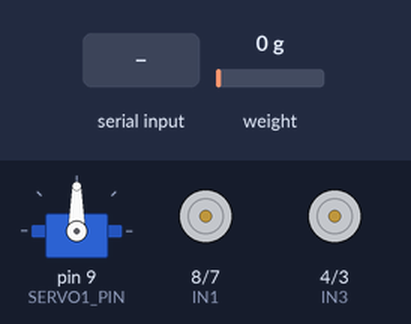
A sketch run on a simulated Arduino Uno, built with avr-gcc and run on an emulated ATmega328P. Parts: servo, motor-driver pin pairs drawn as motors (green arrow = first pin HIGH = forward, orange = second pin HIGH = backward, longer = more drive, scaled by the enable pin). The inputs (shaded band) are chosen by the test bench; at power-on: weight on the scale 0 g. What the sketch prints to the serial monitor is not drawn.

Above: at 4.2 s.
4.3 s: "X" received over Serial
At 6.44 s:
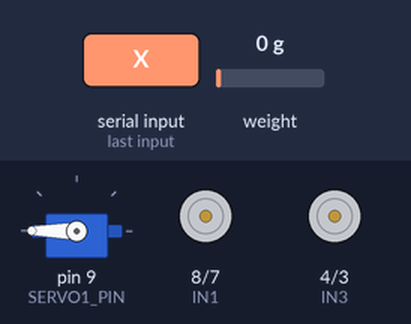
7.3 s: "F" received over Serial
At 9.2 s:
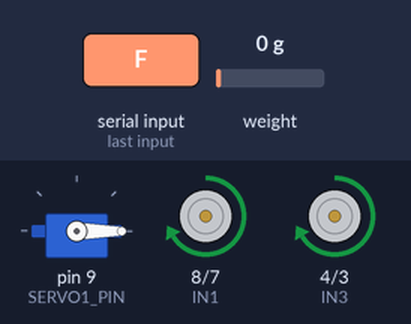
10.3 s: "B" received over Serial
At 11.5 s:
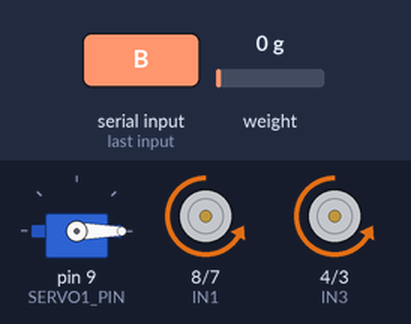
11.8 s: "L" received over Serial
At 12.8 s:
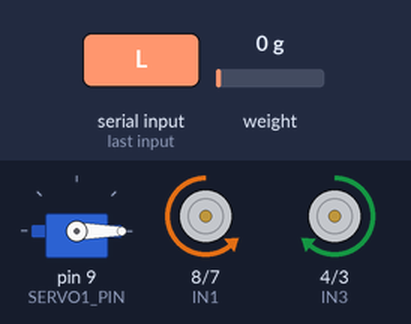
13.3 s: "R" received over Serial
At 14.0 s:
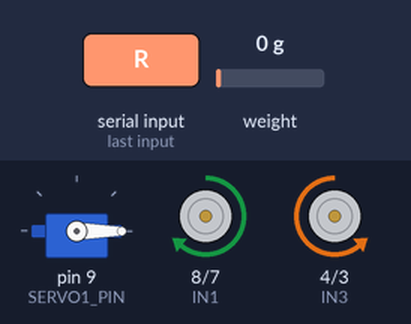
14.8 s: "S" received over Serial
At 15.2 s:
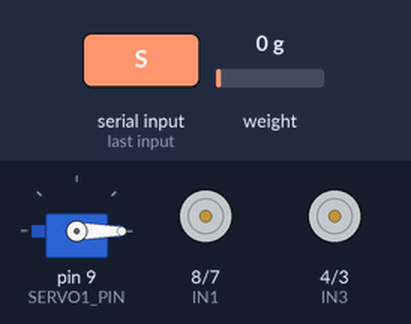
Timing chart, 0 to 17.3 s (numbered marks = the images above; inputs shaded):
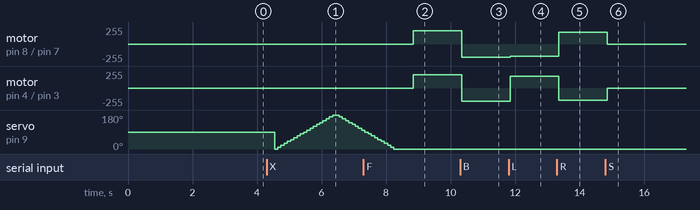

The sketch:

loadcell_servomotor.ino
```cpp
/*
    - Reads weight using HX711 load cell
    - Controls a servo motor
    - Drives two DC motors using L298N driver
    - Accepts serial commands for movement and servo control
*/

#include <Servo.h>
#include "HX711.h"

// --- HX711 Load Cell Setup ---
#define DOUT A1   // HX711 data pin
#define CLK  A0   // HX711 clock pin
HX711 scale;
float calibration_factor = -7050.0; // adjust this for accurate readings

// --- Servo Setup ---
Servo servo1;
#define SERVO1_PIN 9

// --- L298N Motor Driver Setup ---
int ENA = 5;  // PWM for motor A
int IN1 = 8;
int IN2 = 7;

int ENB = 6;  // PWM for motor B
int IN3 = 4;
int IN4 = 3;

char command; // Serial command variable

void setup() {
  Serial.begin(9600);

  // Load cell setup
  scale.begin(DOUT, CLK);
  scale.set_scale(calibration_factor);
  scale.tare(); // Reset scale to 0

  // Servo setup
  servo1.attach(SERVO1_PIN);
  servo1.write(90); // initial position
  delay(2000);

  // Motor pin setup
  pinMode(ENA, OUTPUT);
  pinMode(IN1, OUTPUT);
  pinMode(IN2, OUTPUT);
  pinMode(ENB, OUTPUT);
  pinMode(IN3, OUTPUT);
  pinMode(IN4, OUTPUT);

  Serial.println("✅ System Ready!");
  Serial.println("Commands:");
  Serial.println("F = forward, B = backward, L = left, R = right, S = stop, X = servo move");
}

void loop() {
  // --- Load Cell Reading ---
  float weight = scale.get_units(5); // average of 5 readings
  Serial.print("Weight: ");
  Serial.print(weight, 2);
  Serial.println(" kg");

  // --- Serial Commands ---
  if (Serial.available()) {
    command = Serial.read();

    switch (command) {
      case 'F': forward(); break;
      case 'B': backward(); break;
      case 'L': left(); break;
      case 'R': right(); break;
      case 'S': stopMotors(); break;
      case 'X': moveServo(); break;
      default: Serial.println("⚠️ Invalid command!"); break;
    }
  }
}

// --- Motor Control Functions ---
void forward() {
  digitalWrite(IN1, HIGH);
  digitalWrite(IN2, LOW);
  digitalWrite(IN3, HIGH);
  digitalWrite(IN4, LOW);
  analogWrite(ENA, 200);
  analogWrite(ENB, 200);
  Serial.println(" Moving Forward");
}

void backward() {
  digitalWrite(IN1, LOW);
  digitalWrite(IN2, HIGH);
  digitalWrite(IN3, LOW);
  digitalWrite(IN4, HIGH);
  analogWrite(ENA, 200);
  analogWrite(ENB, 200);
  Serial.println(" Moving Backward");
}

void left() {
  digitalWrite(IN1, LOW);
  digitalWrite(IN2, HIGH);
  digitalWrite(IN3, HIGH);
  digitalWrite(IN4, LOW);
  analogWrite(ENA, 180);
  analogWrite(ENB, 180);
  Serial.println(" Turning Left");
}

void right() {
  digitalWrite(IN1, HIGH);
  digitalWrite(IN2, LOW);
  digitalWrite(IN3, LOW);
  digitalWrite(IN4, HIGH);
  analogWrite(ENA, 180);
  analogWrite(ENB, 180);
  Serial.println("Turning Right");
}

void stopMotors() {
  digitalWrite(IN1, LOW);
  digitalWrite(IN2, LOW);
  digitalWrite(IN3, LOW);
  digitalWrite(IN4, LOW);
  Serial.println(" Motors Stopped");
}

void moveServo() {
  Serial.println(" Moving Servo...");
  for (int pos = 0; pos <= 180; pos += 10) {
    servo1.write(pos);
    delay(100);
  }
  for (int pos = 180; pos >= 0; pos -= 10) {
    servo1.write(pos);
    delay(100);
  }
  Serial.println("Servo Movement Complete");
}
```

Measured:
- after the input at 4.3 s, servo on pin 9 (SERVO1_PIN): 90° → 0° after 0.24 s, → 10° 0.10 s later, → 20° 0.10 s later, → 30° 0.10 s later, … (27 changes in this stretch)
- after the input at 7.3 s, motor on pin 8 (IN1) / pin 7 (IN2), motor on pin 4 (IN3) / pin 3 (IN4): stopped → forward 200/255 after 1.5 s
- after the input at 10.3 s, motor on pin 8 (IN1) / pin 7 (IN2), motor on pin 4 (IN3) / pin 3 (IN4): forward 200/255 → backward 200/255 after 0.05 s
- after the input at 11.8 s, motor on pin 8 (IN1) / pin 7 (IN2): backward 200/255 → backward 180/255 after 0.05 s; motor on pin 4 (IN3) / pin 3 (IN4): backward 200/255 → forward 180/255 after 0.05 s
- after the input at 13.3 s, motor on pin 8 (IN1) / pin 7 (IN2): backward 180/255 → forward 180/255 after 0.05 s; motor on pin 4 (IN3) / pin 3 (IN4): forward 180/255 → backward 180/255 after 0.05 s
- after the input at 14.8 s, motor on pin 8 (IN1) / pin 7 (IN2): forward 180/255 → stopped after 0.06 s; motor on pin 4 (IN3) / pin 3 (IN4): backward 180/255 → stopped after 0.06 s
